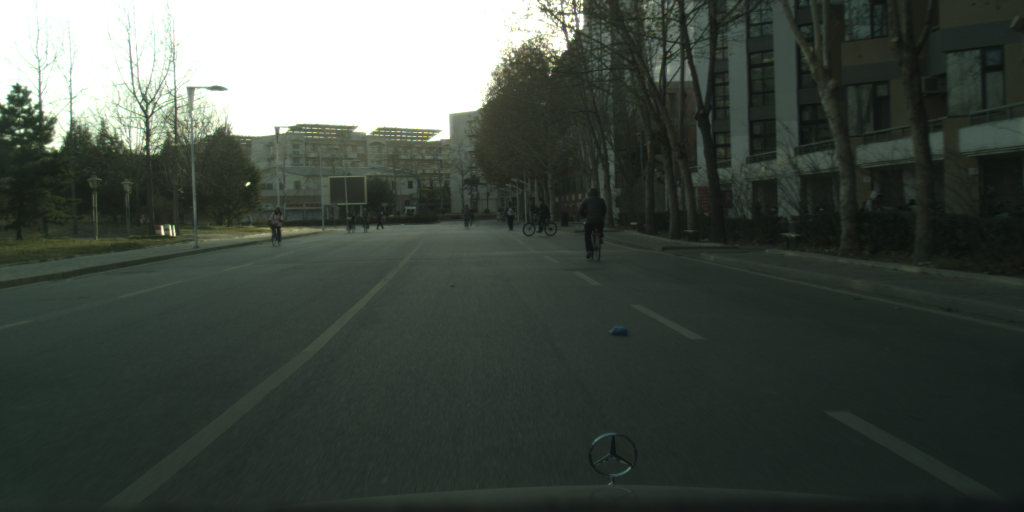
#> input picture Code/toolbox-master/detector/Tsingua-Daimler/model/tsinghuaDaimlerDataset_2014-12-04_082614_000018089.png, 2048 x 1024 px, found by its file name (shown at 1/2 size)
$ jupyter execute --allow-errors check_crop.ipynb
#> lines starting #> are read from the running program, lines starting #| are printed output that depends on the picture
[cell 1]
import matplotlib.pyplot as plt
import cv2

[cell 2]
im = cv2.imread("/media/talha/73fb317f-f61e-4b1f-b59e-5121d06d212b/Code(ACF)/data/Tsinghua-Daimler/test/check_img/tsinghuaDaimlerDataset_2014-12-04_082614_000018089.png")
#> im is the input picture: shape (1024, 2048, 3); mean B, G, R 68.2, 74.9, 67.2
plt.imshow(im)

[cell 3]
plt.imshow(im[414:414+76,536:536+31])
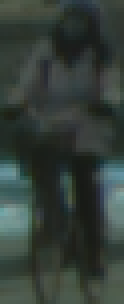
#> shown: shape (76, 31, 3) (shown 4 times larger); mean R, G, B 52, 62.2, 56.6

[cell 4]
p1 = im[60:60+832,24:24+832]
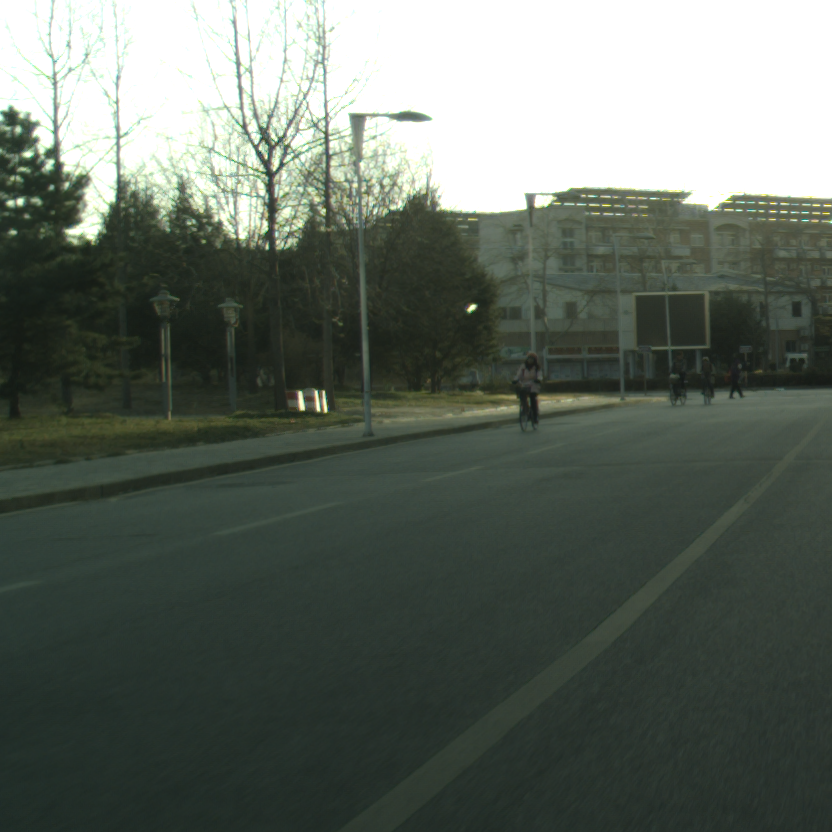
#> p1: shape (832, 832, 3); mean B, G, R 96.6, 105.4, 96.9
plt.imshow(p1)

[cell 5]
plt.imshow(p1[355:355+76,512:512+31])
